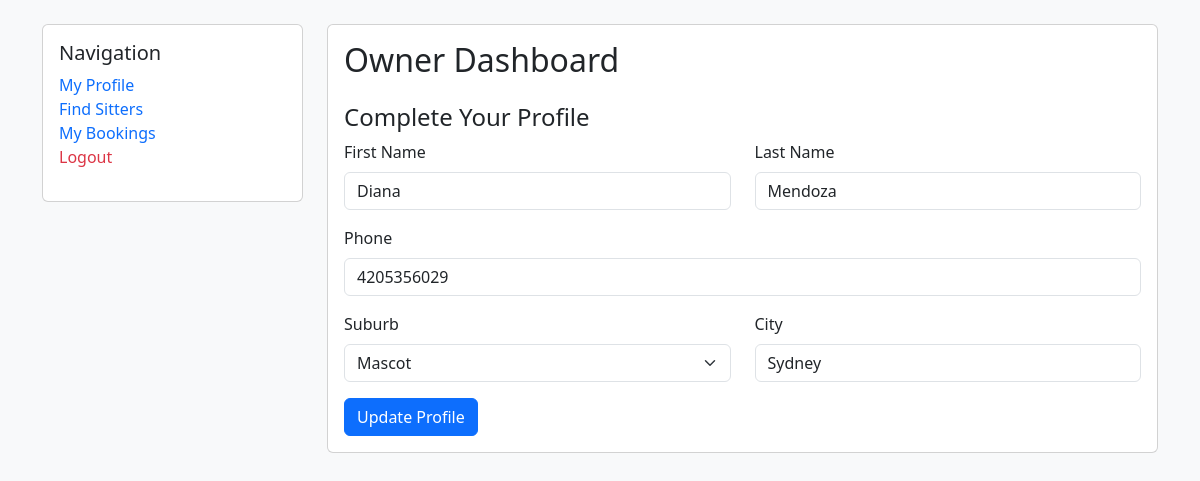
Page /owner-dashboard (signed in) on the committed database.
### database.py (models this page shows, shortened)
class User(db.Model):
    id = db.Column(db.Integer, primary_key=True)
    email = db.Column(db.String(255), unique=True, nullable=False)
    password = db.Column(db.String(255), nullable=False)
    role = db.Column(db.Enum(Role), nullable=False, default=Role.customer)
    created_at = db.Column(db.DateTime, default=datetime.utcnow)
    first_name = db.Column(db.String(100))
    last_name = db.Column(db.String(100))
    phone = db.Column(db.String(20))
    city = db.Column(db.String(100))
    suburb = db.Column(db.String(100))
    created_at = db.Column(db.DateTime, default=datetime.utcnow)
    sitter_services = db.relationship('SitterService', backref='sitter', lazy=True)
    owner_bookings = db.relationship('Booking', foreign_keys='Booking.owner_id', backref='owner', lazy=True)
    sitter_bookings = db.relationship('Booking', foreign_keys='Booking.sitter_id', backref='sitter', lazy=True)

### main.py (the view, shortened to what this page needs)
@app.route("/owner-dashboard", methods=["GET", "POST"])
def owner_dashboard():
    user = User.query.filter_by(email=session.get('user_email')).first()
    return render_template("owner_dashboard.html", user=user, suburbs=SYDNEY_SUBURBS)

### templates/owner_dashboard.html (shortened to what this page needs)
<!DOCTYPE html>
<html lang="en">
<head>
    <link href="https://cdn.jsdelivr.net/npm/bootstrap@5.3.2/dist/css/bootstrap.min.css" rel="stylesheet">
</head>
<body class="bg-light">
    <div class="container mt-4">
        <div class="row">
            <div class="col-md-3">
                <div class="card">
                    <div class="card-body">
                        <h5 class="card-title">Navigation</h5>
                        <ul class="list-unstyled">
                            <li><a href="{{ url_for('owner_dashboard') }}" class="text-decoration-none">My Profile</a></li>
                            <li><a href="{{ url_for('search') }}" class="text-decoration-none">Find Sitters</a></li>
                            <li><a href="{{ url_for('owner_bookings') }}" class="text-decoration-none">My Bookings</a></li>
                            <li><a href="{{ url_for('login') }}" class="text-decoration-none text-danger">Logout</a></li>
                        </ul>
                    </div>
                </div>
            </div>
            <div class="col-md-9">
                <div class="card">
                    <div class="card-body">
                        <h2 class="card-title">Owner Dashboard</h2>
                        <h4 class="mt-4">Complete Your Profile</h4>
                        <form method="POST">
                            <div class="row">
                                <div class="col-md-6 mb-3">
                                    <label for="first_name" class="form-label">First Name</label>
                                    <input type="text" name="first_name" id="first_name" class="form-control"
                                           value="{{ user.first_name or '' }}" required>
                                </div>
                                <div class="col-md-6 mb-3">
                                    <label for="last_name" class="form-label">Last Name</label>
                                    <input type="text" name="last_name" id="last_name" class="form-control"
                                           value="{{ user.last_name or '' }}" required>
                                </div>
                            </div>
                            <div class="mb-3">
                                <label for="phone" class="form-label">Phone</label>
                                <input type="tel" name="phone" id="phone" class="form-control"
                                       value="{{ user.phone or '' }}" required>
                            </div>
                            <div class="row">
                                <div class="col-md-6 mb-3">
                                    <label for="suburb" class="form-label">Suburb</label>
                                        <select name="suburb" id="suburb" class="form-select" required>
                                        {% for suburb in suburbs %}
                                        <option value="{{ suburb }}" {% if user.suburb == suburb %}selected{% endif %}>{{ suburb }}</option>
                                        {% endfor %}
                                        </select>
                            </div>
                                <div class="col-md-6 mb-3">
                                    <label for="city" class="form-label">City</label>
                                    <input type="text" name="city" id="city" class="form-control"
                                           value="{{ user.city or 'Sydney' }}" required>
                                </div>
                            </div>
                            <button type="submit" class="btn btn-primary">Update Profile</button>
                        </form>
                    </div>
                </div>
            </div>
        </div>
    </div>
</body>
</html>

### rows in the picture
User: first_name "Diana", last_name "Mendoza", phone "4205356029", suburb "Mascot", city "Sydney"
